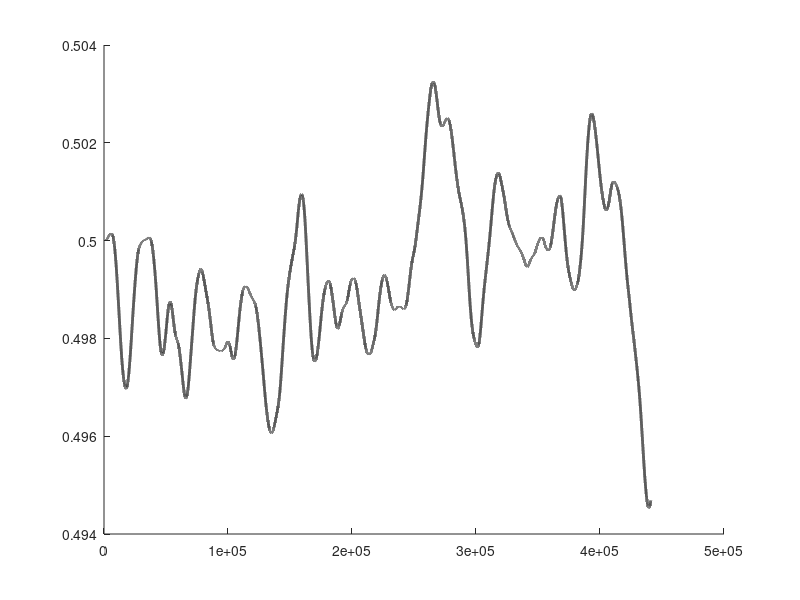
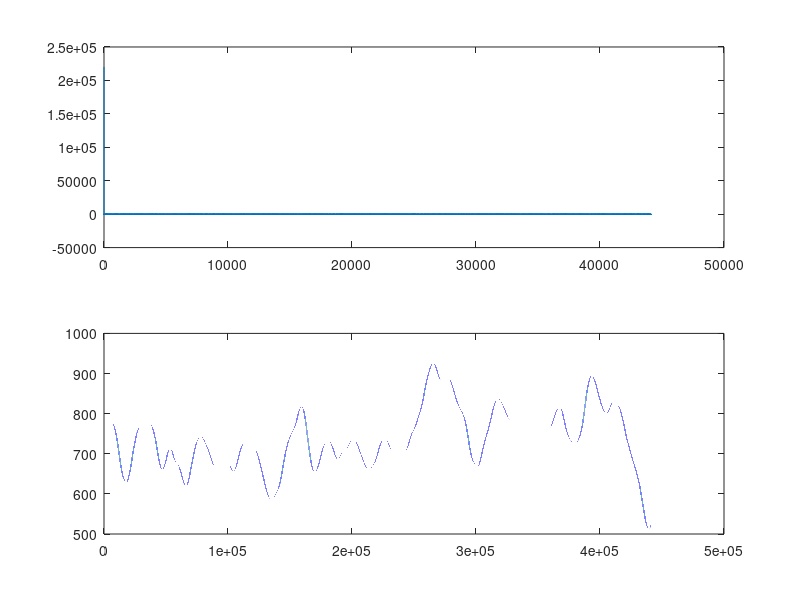

MATLAB code for these plots, in order:
% Chebyshev Coefficient calculator

%% It seems the maximum number of chebyshev coeffcients is around 20
%% the following script is to test the generation of coeffients for the algorithm
%% given in "the scientist and engineers guide to DSP"
clear all
close all
%% vectors to store coefficients
A = zeros(22,1);
B = A; TA = A; TB = A;

% A(2) = 1; %%INDEX ISSUE
% B(2) = 1; %%INDEX ISSUE
A(3) = 1;
B(3) = 1;

%% Main variables
SR = 44.1e3;
Fc = 2/SR; %% normalised cutoff frequency
LH = 0;  %% filter shelf type, 0 = low pass, 1 = high pass
Pr = 0; %% percentage ripple < .2929
Np = 4;  %% number of poles

%% Some internal coefficients
if(Pr~=0)
  Es = sqrt((1/(1-Pr))^2 - 1);
  Vx = (1/Np)*log(1/Es + sqrt(1/(Es^2)+1));
  Kx = (1/Np)*log(1/Es + sqrt(1/(Es^2)-1));
  Kx = cosh(Kx);
else
  Vx = 1;
  Kx = 1;
end

T = 2*tan(.5);
W = 2*pi*Fc;

%% if low pass
if(LH==0)
  K = sin(.5 - W/2)/sin(.5 + W/2);
else
  %% if high pass
  K = -cos(.5 + W/2)/cos(W/2 - .5);
end
%%% main algorithm
j_ = 3:22; % indexing variable
for i = 1:Np*.5  %%INDEX ISSUE
  %%% Sub routine
  alpha = pi/(2*Np) + (i-1-1)*(pi/Np);

  if(Pr~=0)
    Rp = -cos(alpha)*sinh(Vx)/Kx;
    Ip = sin(alpha)*cosh(Vx)/Kx;
  else
    Rp = -cos(alpha);
    Ip = sin(alpha);
  end

  M = Rp^2 + Ip^2;
  D = 4 - 4*Rp*T + M*T;

  X0 = (T^2)/D;
  X1 = (2*T^2)/D;
  X2 = X0;

  Y1 = (8-(2*M*T^2))/D;
  Y2 = (-4 - 4*Rp*T - M*T)/D;

  D = 1 + Y1*K - Y2*K^2;

  A0 =  (X0 - X1*K + X2*K^2)/D;
  A1 =  (-2*X0*K + X1 + X1*K^2 - 2*X2*K)/D;
  A2 =  (X0*K^2 - X1*K + X2)/D;

  B1 = (2*K + Y1 +Y1*K^2 - 2*Y2*K)/D;
  B2 = (-(K^2) - Y1*K + Y2)/D;

  if (LH == 1)
    A1 = -A1; B1 = -B1;
  end

  TA = A;
  TB = B;

  A(j_) = A0*TA(j_) + A1*TA(j_-1) + A2*TA(j_-2);
  B(j_) =  (TB(j_) - B1*TB(j_-1) - B2*TB(j_-2));

end %% for i


B(3) = 0; %% B is the numerator %%INDEX ISSUE
A = A(3:(3+Np))';
B = -B(3:(3+Np))';

%%%% Normalising
SA = 0; SB = 0;
if (LH==0)
  SA = sum(A); SB = sum(B);
else
  for i = 1:Np
    SA = SA + A(i)*(-1)^(i-1);
    SB = SB + B(i)*(-1)^(i-1);
  end
end

gain = SA/(1-SB);

A = A/gain;
%%% end

% R = 0.00; % the number of dB of peak to peak ripple in the pass band
% Wp = 0.01; % Normalised frequency.
m = Np; % Filter order
%
% % % FilterType = 'low';
% [bmat,amat] = cheby1(Np,12,Fc,'low');
% a=bmat;
% b=-amat(2:m+1); %note the change in sign

% %
b = B;
a = A;

SR = 44.1e3;
% x = zeros(SR,1);
% x(1) = 1;
x = (rand(SR*10,1));
% x = ones(2000 ,1);
% x = sin(2*pi*100*[0:44100]/SR)';
% [file, path] =  uigetfile({'*.wav';'*.flac';'*.ogg';...
%                           '*.mp3'; '*.m4a'; '*.mp4'},... % unsupported in OS X
%                           'Choose a Sound File'); %% No Message in OS X
%
% if file == 0
%   error('Load file cancelled')
% end
% [x, SR] = audioread('/Users/admin/Documents/Masters/PBMMI/Audio_Examples/TestGuitarPhraseMono.wav');


N = length(x);
m = Np;
% x=[zeros(m,1);x];

% y=[zeros(N+m,1)];
% y=[zeros(N,1)];
y=[ones(N,1)*.5];

xrms= zeros(N,1);
win = 128;
for n = win+1:N
  xrms(n) = sqrt(sum(x(n:-1:n-(win-1)).^2)/(win));
  % xrms(n) = sum(x(n:-1:n-(win-1)).^2)/(win);
end
% xrms = 2*x.*x;
% xrms = abs(x);
for n = m+1:N
  y(n) = a*x(n:-1:n-m) + b*y(n:-1:n-m);
end

% y = sqrt(y);
figure(1)
% plot(x);
hold on
% plot(xrms);
plot(y,'k','LineWidth',2)
hold off

XF = fft(x);
YF = fft(y);

fx = linspace(0, SR, length(XF));
fy = linspace(0, SR, length(YF));

% Plot
% plot(fx,20*log10(abs(XF)),fy,20*log10(abs(YF)));
figure(2)
subplot(2,1,1)
plot(fx,XF)
subplot(2,1,2)
% plot(fy,abs(YF));

ymin = 0.493;
ymax = 0.507;
ynorm = 1/(ymax-ymin);

swing = SR*0.015;
base = SR*0.01;

delaySig = (((y-ymin)*ynorm)*swing) + base;
plot(delaySig);


% (y - (.4 + depth(1 ~ 10)*.08)) * depth*intensity*constant
